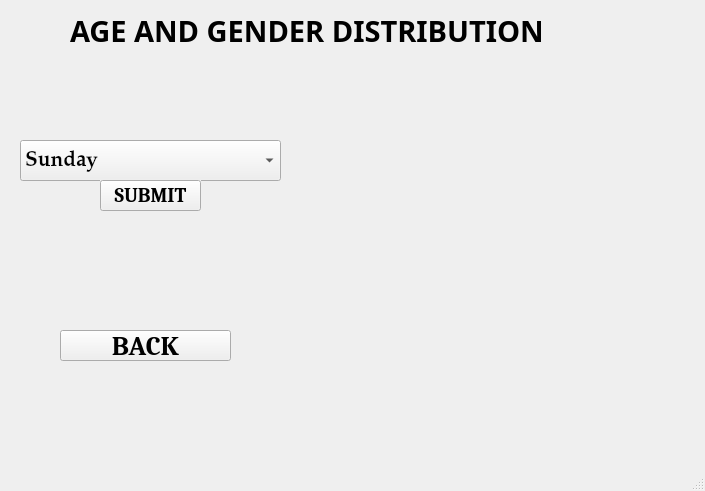
<?xml version="1.0" encoding="UTF-8"?>
<ui version="4.0">
 <class>MainWindow</class>
 <widget class="QMainWindow" name="MainWindow">
  <property name="geometry">
   <rect>
    <x>0</x>
    <y>0</y>
    <width>705</width>
    <height>491</height>
   </rect>
  </property>
  <property name="windowTitle">
   <string>MainWindow</string>
  </property>
  <widget class="QWidget" name="centralwidget">
   <widget class="QLabel" name="Screen4Image">
    <property name="geometry">
     <rect>
      <x>0</x>
      <y>70</y>
      <width>701</width>
      <height>391</height>
     </rect>
    </property>
    <property name="autoFillBackground">
     <bool>true</bool>
    </property>
    <property name="text">
     <string/>
    </property>
    <property name="pixmap">
     <pixmap>../../Pictures/Saved Pictures/metro9.jpg</pixmap>
    </property>
    <property name="scaledContents">
     <bool>true</bool>
    </property>
    <property name="indent">
     <number>34</number>
    </property>
   </widget>
   <widget class="QLabel" name="label">
    <property name="geometry">
     <rect>
      <x>10</x>
      <y>0</y>
      <width>691</width>
      <height>61</height>
     </rect>
    </property>
    <property name="font">
     <font>
      <family>Rockwell Nova</family>
      <pointsize>22</pointsize>
      <weight>75</weight>
      <bold>true</bold>
     </font>
    </property>
    <property name="autoFillBackground">
     <bool>true</bool>
    </property>
    <property name="frameShape">
     <enum>QFrame::NoFrame</enum>
    </property>
    <property name="text">
     <string>AGE AND GENDER DISTRIBUTION</string>
    </property>
    <property name="indent">
     <number>60</number>
    </property>
   </widget>
   <widget class="QComboBox" name="AgeGenderCombo">
    <property name="geometry">
     <rect>
      <x>20</x>
      <y>140</y>
      <width>261</width>
      <height>41</height>
     </rect>
    </property>
    <property name="font">
     <font>
      <family>Palatino Linotype</family>
      <pointsize>16</pointsize>
      <weight>75</weight>
      <bold>true</bold>
     </font>
    </property>
    <property name="maxVisibleItems">
     <number>12</number>
    </property>
    <item>
     <property name="text">
      <string>Sunday</string>
     </property>
    </item>
    <item>
     <property name="text">
      <string>Monday</string>
     </property>
    </item>
    <item>
     <property name="text">
      <string>Tuesday</string>
     </property>
    </item>
    <item>
     <property name="text">
      <string>Wednesday</string>
     </property>
    </item>
    <item>
     <property name="text">
      <string>Thursday</string>
     </property>
    </item>
    <item>
     <property name="text">
      <string>Friday</string>
     </property>
    </item>
    <item>
     <property name="text">
      <string>Saturday</string>
     </property>
    </item>
    <item>
     <property name="text">
      <string>Weekends</string>
     </property>
    </item>
    <item>
     <property name="text">
      <string>Weekdays</string>
     </property>
    </item>
    <item>
     <property name="text">
      <string>Holidays</string>
     </property>
    </item>
   </widget>
   <widget class="QPushButton" name="Screen4_SubmitBtn">
    <property name="geometry">
     <rect>
      <x>100</x>
      <y>180</y>
      <width>101</width>
      <height>31</height>
     </rect>
    </property>
    <property name="font">
     <font>
      <family>Cambria</family>
      <pointsize>15</pointsize>
      <weight>75</weight>
      <bold>true</bold>
     </font>
    </property>
    <property name="mouseTracking">
     <bool>true</bool>
    </property>
    <property name="autoFillBackground">
     <bool>true</bool>
    </property>
    <property name="text">
     <string>SUBMIT</string>
    </property>
    <property name="autoDefault">
     <bool>false</bool>
    </property>
    <property name="default">
     <bool>false</bool>
    </property>
    <property name="flat">
     <bool>false</bool>
    </property>
   </widget>
   <widget class="QPushButton" name="BackButton">
    <property name="geometry">
     <rect>
      <x>60</x>
      <y>330</y>
      <width>171</width>
      <height>31</height>
     </rect>
    </property>
    <property name="font">
     <font>
      <family>Cambria</family>
      <pointsize>20</pointsize>
      <weight>75</weight>
      <bold>true</bold>
     </font>
    </property>
    <property name="mouseTracking">
     <bool>true</bool>
    </property>
    <property name="autoFillBackground">
     <bool>true</bool>
    </property>
    <property name="text">
     <string>BACK</string>
    </property>
    <property name="autoDefault">
     <bool>false</bool>
    </property>
    <property name="default">
     <bool>false</bool>
    </property>
    <property name="flat">
     <bool>false</bool>
    </property>
   </widget>
  </widget>
  <widget class="QMenuBar" name="menubar">
   <property name="geometry">
    <rect>
     <x>0</x>
     <y>0</y>
     <width>705</width>
     <height>21</height>
    </rect>
   </property>
  </widget>
  <widget class="QStatusBar" name="statusbar"/>
 </widget>
 <resources/>
 <connections/>
</ui>
